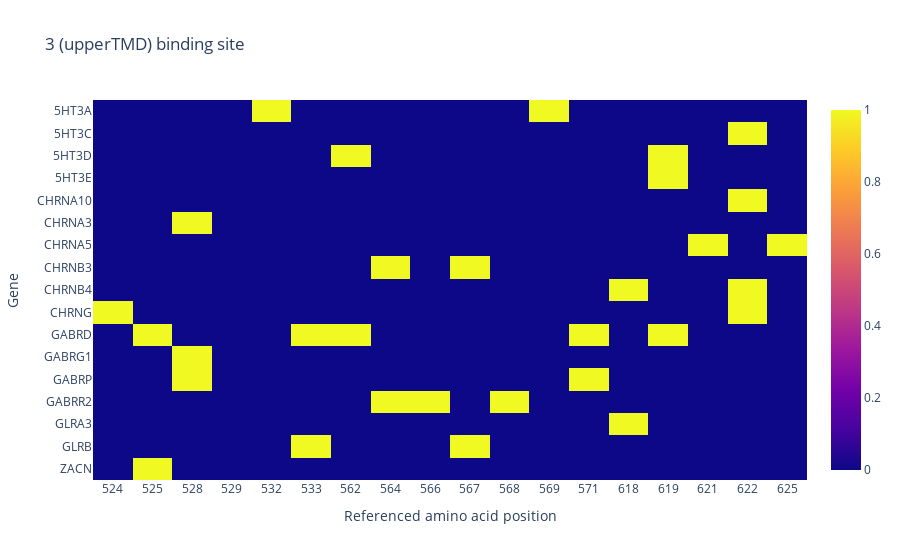

Source (notebook cell):
### Code cell
fig = go.Figure(data=go.Heatmap(
    z = data,
    x=[str(int(aa)) for aa in aacids],
    y=genes,
    hoverongaps=False
))
fig.update_layout(
    title=f"{bs_interest[0]} binding site",
    xaxis_title = "Referenced amino acid position",
    yaxis_title = "Gene"
)
fig.show()

### Figure 1 — Plotly figure (JSON) as saved in the notebook; plotly's stock layout.template omitted (floating-point values rounded to 4 significant figures; data arrays with more than 128 entries replaced by an {"elided": "..."} marker saying what was removed)
{"data": [{"hoverongaps": false, "type": "heatmap", "x": ["524", "525", "528", "529", "532", "533", "562", "564", "566", "567", "568", "569", "571", "618", "619", "621", "622", "625"], "y": ["ZACN", "GLRB", "GLRB", "GLRA3", "GABRR2", "GABRR2", "GABRR2", "GABRP", "GABRP", "GABRG1", "GABRD", "GABRD", "GABRD", "GABRD", "GABRD", "CHRNG", "CHRNG", "CHRNB4", "CHRNB4", "CHRNB3", "CHRNB3", "CHRNA5", "CHRNA5", "CHRNA3", "CHRNA10", "5HT3E", "5HT3D", "5HT3D", "5HT3C", "5HT3A", "5HT3A"], "z": {"elided": "31x18 int values"}}], "layout": {"title": {"text": "3 (upperTMD) binding site"}, "xaxis": {"title": {"text": "Referenced amino acid position"}}, "yaxis": {"title": {"text": "Gene"}}}}
